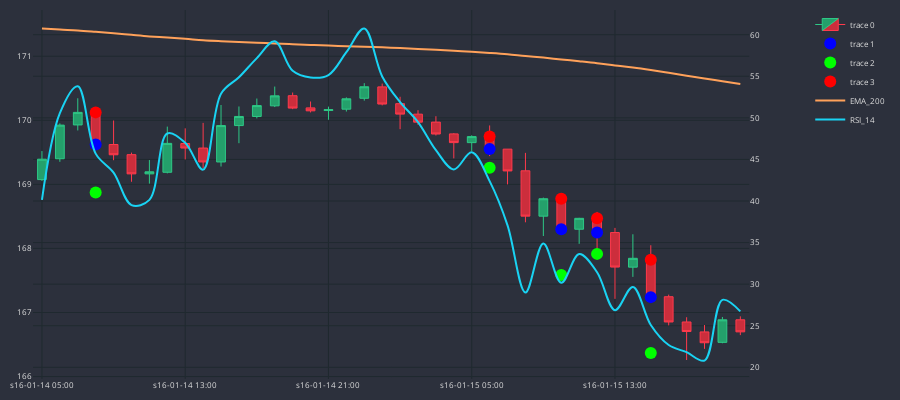

Notebook code for this chart:
### Code cell
df_plot = df_slim.iloc[0:40]  #only look at first 40 candles
cp = CandlePlot(df_plot, candles=True)

trades = cp.df_plot[df_plot.SIGNAL != NONE] #taking only our candles which are trades

markers = ['mid_c', 'TP', 'SL']
marker_colors = ['#0000FF', '#00FF00', '#FF0000']

for i in range(3):
    cp.fig.add_trace(go.Scatter(x = trades.sTime, y=trades[markers[i]], mode='markers', marker=dict(color=marker_colors[i],size=12)))

cp.show_plot(line_traces=['EMA_200'], sec_traces=['RSI_14'])
